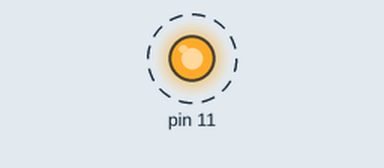
The program below on a simulated Raspberry Pi (header pin numbers). On the bench: output pins drawn as LEDs (lit = HIGH). Dashed ring = blinking. What the program prints to the terminal is not drawn.

Above: at 0.5 s.
Timing chart, 0 to 4.6 s (numbered marks = the images above):
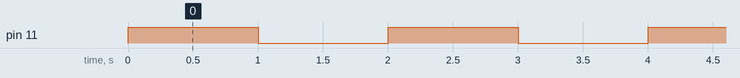

Measured:
- by itself, pin 11: alternates HIGH for 1.0 s and LOW for 1.0 s

The program:

ledblink.py
```python
import RPi.GPIO as GPIO
import time

GPIO.setmode(GPIO.BOARD)
GPIO.setup(11,GPIO.OUT)

while 1:
	GPIO.output(11,1)
	print "pin 11 HIGH"
	time.sleep(1)
	GPIO.output(11,0)
	print "pin 11 LOW"
	time.sleep(1)


for i in range(10):
	print i
```
